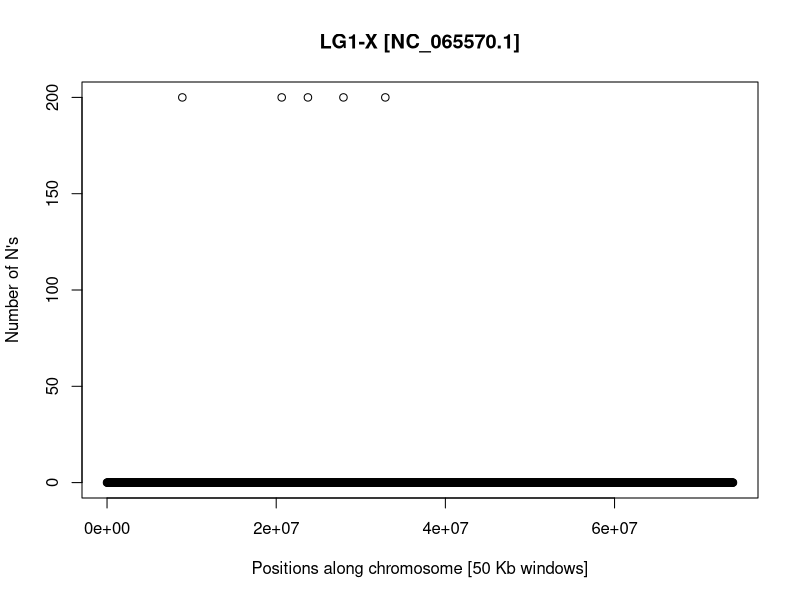
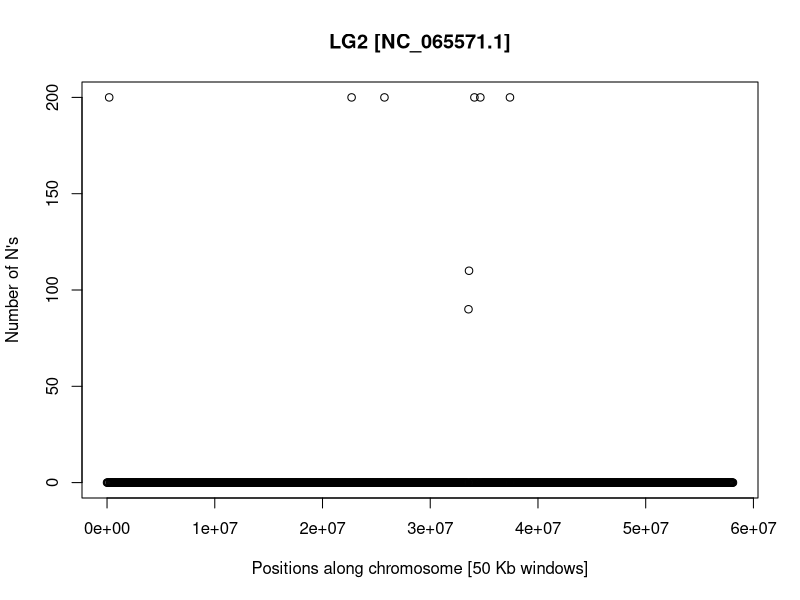
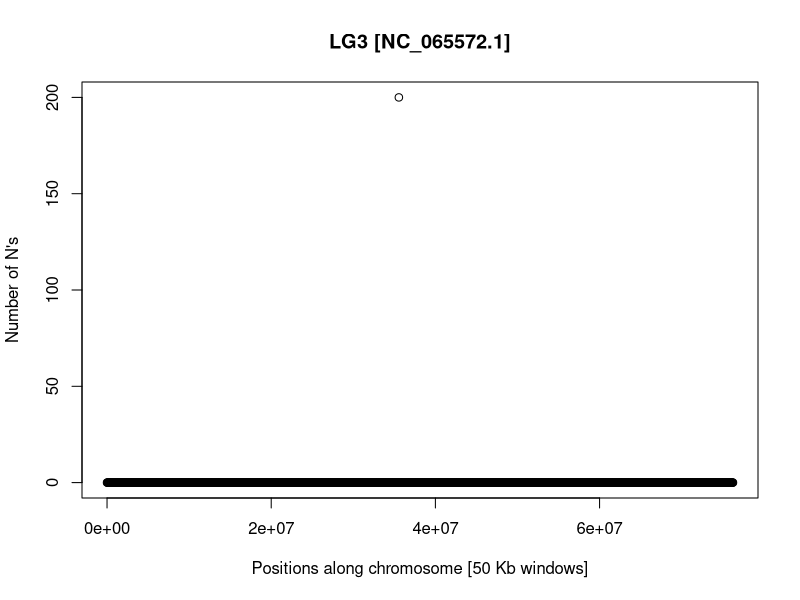
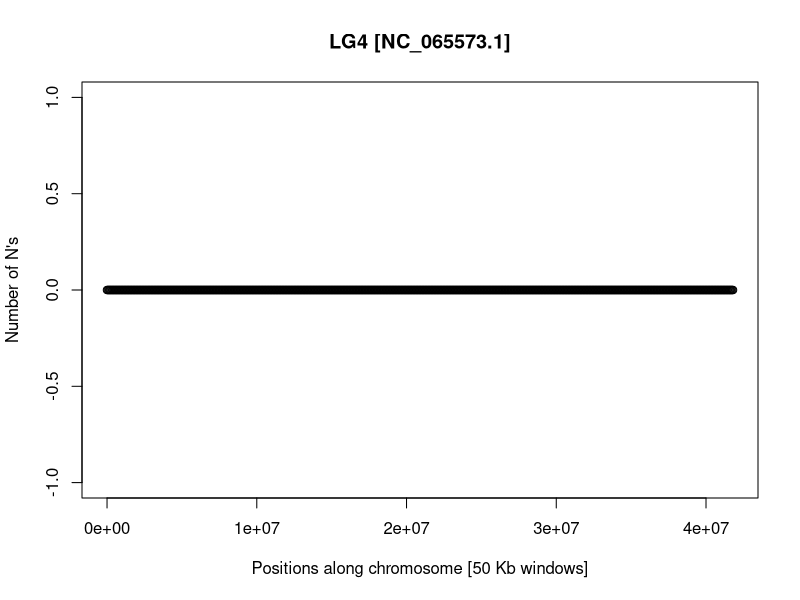
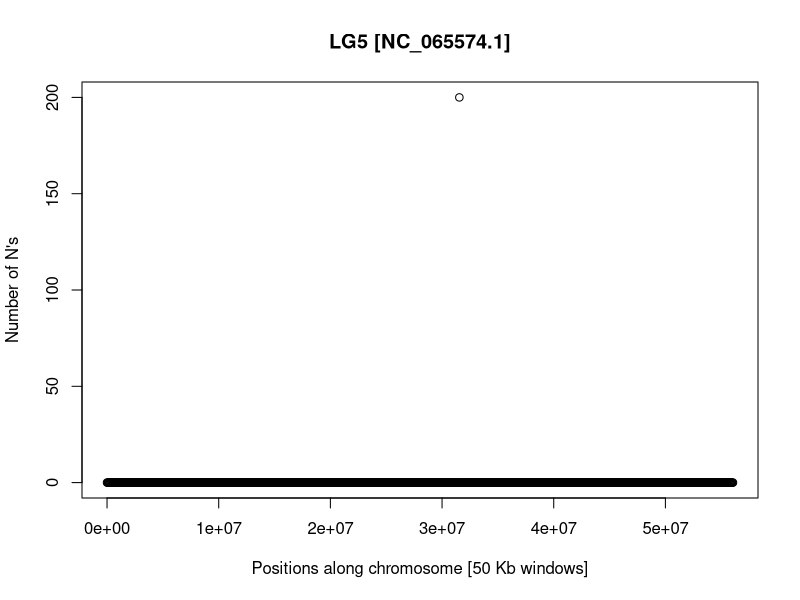
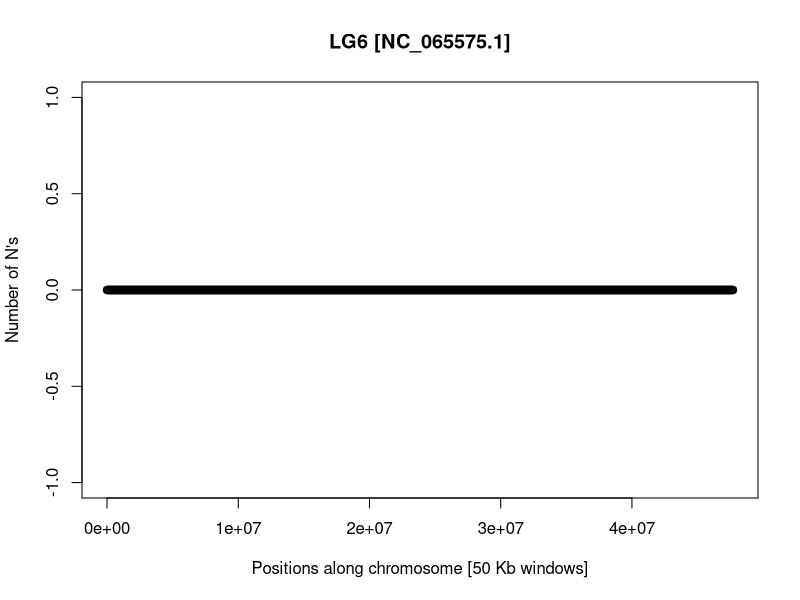
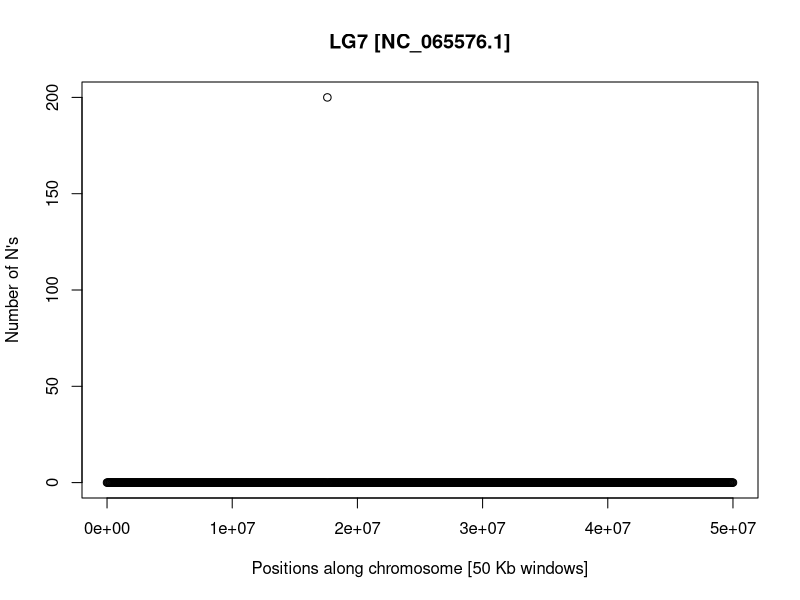
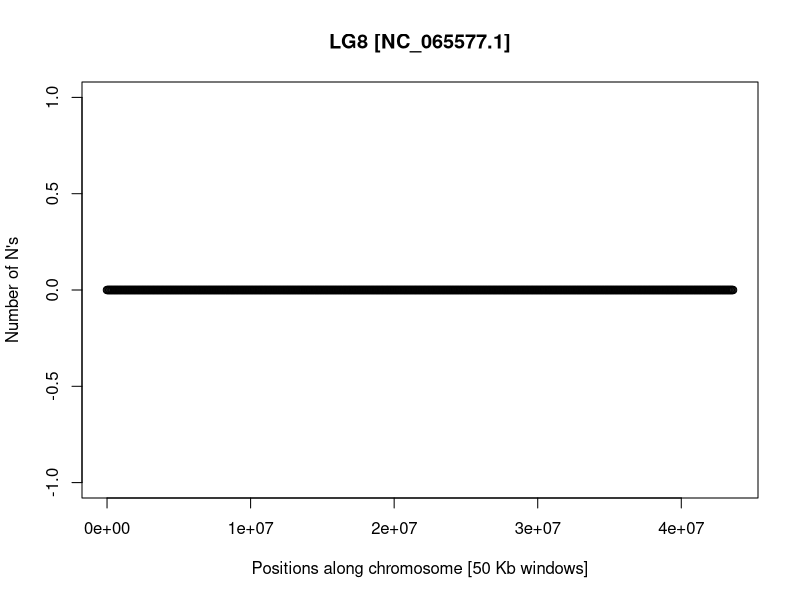

Recreate these plots in R, in order.
read.table(file="GC_N_genome_head_corrected.txt",header=TRUE)->M

pdf("LG1_X_N_content.pdf",width=20)
plot(M$X2_usercol[M$X1_usercol=="NC_065570.1"],M$X10_num_N[M$X1_usercol=="NC_065570.1"],ylab="Number of N's",xlab="Positions along chromosome [50 Kb windows]",main="LG1-X [NC_065570.1]")
dev.off()

pdf("LG2_A_N_content.pdf",width=20)
plot(M$X2_usercol[M$X1_usercol=="NC_065571.1"],M$X10_num_N[M$X1_usercol=="NC_065571.1"],ylab="Number of N's",xlab="Positions along chromosome [50 Kb windows]",main="LG2 [NC_065571.1]")
dev.off()

pdf("LG3_A_N_content.pdf",width=20)
plot(M$X2_usercol[M$X1_usercol=="NC_065572.1"],M$X10_num_N[M$X1_usercol=="NC_065572.1"],ylab="Number of N's",xlab="Positions along chromosome [50 Kb windows]",main="LG3 [NC_065572.1]")
dev.off()

pdf("LG4_A_N_content.pdf",width=20)
plot(M$X2_usercol[M$X1_usercol=="NC_065573.1"],M$X10_num_N[M$X1_usercol=="NC_065573.1"],ylab="Number of N's",xlab="Positions along chromosome [50 Kb windows]",main="LG4 [NC_065573.1]")
dev.off()

pdf("LG5_A_N_content.pdf",width=20)
plot(M$X2_usercol[M$X1_usercol=="NC_065574.1"],M$X10_num_N[M$X1_usercol=="NC_065574.1"],ylab="Number of N's",xlab="Positions along chromosome [50 Kb windows]",main="LG5 [NC_065574.1]")
dev.off()

pdf("LG6_A_N_content.pdf",width=20)
plot(M$X2_usercol[M$X1_usercol=="NC_065575.1"],M$X10_num_N[M$X1_usercol=="NC_065575.1"],ylab="Number of N's",xlab="Positions along chromosome [50 Kb windows]",main="LG6 [NC_065575.1]")
dev.off()

pdf("LG7_A_N_content.pdf",width=20)
plot(M$X2_usercol[M$X1_usercol=="NC_065576.1"],M$X10_num_N[M$X1_usercol=="NC_065576.1"],ylab="Number of N's",xlab="Positions along chromosome [50 Kb windows]",main="LG7 [NC_065576.1]")
dev.off()

pdf("LG8_A_N_content.pdf",width=20)
plot(M$X2_usercol[M$X1_usercol=="NC_065577.1"],M$X10_num_N[M$X1_usercol=="NC_065577.1"],ylab="Number of N's",xlab="Positions along chromosome [50 Kb windows]",main="LG8 [NC_065577.1]")
dev.off()
